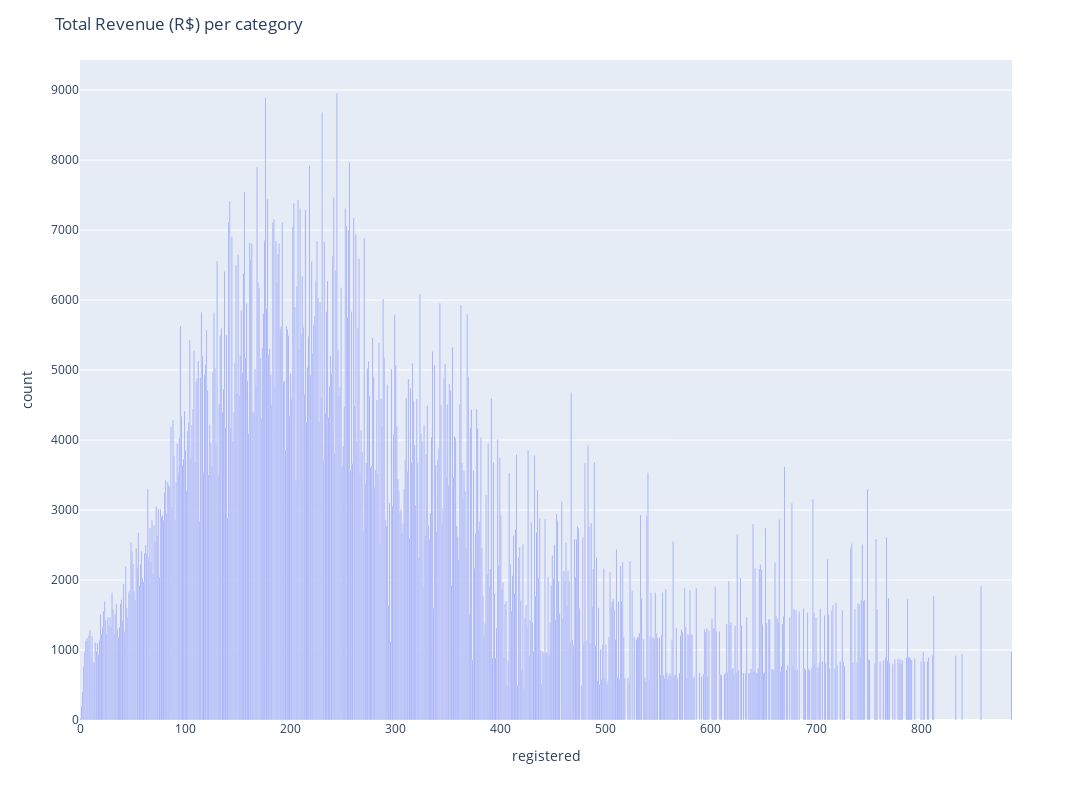

Write notebook code for a chart like this one.
### Code cell
p = df.groupby('registered')['count'].sum().sort_values(ascending=False).to_frame()

fig = px.bar(p, y='count')
fig.update_layout(height=800, width=1800)
fig.update_layout(title='Total Revenue (R$) per category')
fig.show()

### Figure 1 — Plotly figure (JSON) as saved in the notebook; plotly's stock layout.template omitted (floating-point values rounded to 4 significant figures; data arrays with more than 128 entries replaced by an {"elided": "..."} marker saying what was removed)
{"data": [{"alignmentgroup": "True", "hovertemplate": "registered=%{x}<br>count=%{y}<extra></extra>", "legendgroup": "", "marker": {"color": "#636efa", "pattern": {"shape": ""}}, "name": "", "offsetgroup": "", "orientation": "v", "showlegend": false, "textposition": "auto", "type": "bar", "x": {"elided": "731 int values"}, "xaxis": "x", "y": {"elided": "731 int values"}, "yaxis": "y"}], "layout": {"barmode": "relative", "height": 800, "legend": {"tracegroupgap": 0}, "margin": {"t": 60}, "title": {"text": "Total Revenue (R$) per category"}, "width": 1800, "xaxis": {"anchor": "y", "domain": [0, 1], "title": {"text": "registered"}}, "yaxis": {"anchor": "x", "domain": [0, 1], "title": {"text": "count"}}}}
